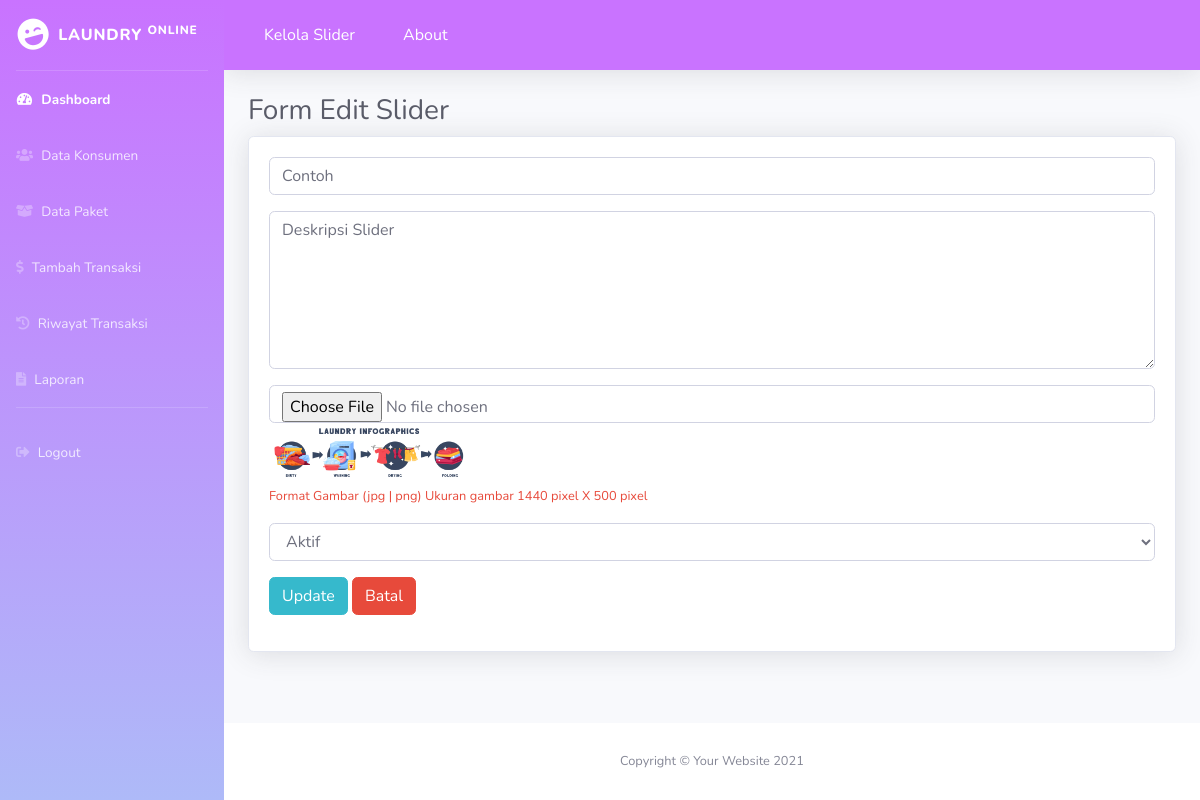
Page /slider/edit/3 on the committed database.
### tables this page shows
CREATE TABLE `slider` (
  `id_slider` int(11) NOT NULL,
  `judul_slider` varchar(50) NOT NULL,
  `deskripsi_slider` text NOT NULL,
  `status_slider` varchar(20) NOT NULL,
  `gambar_slider` varchar(100) NOT NULL
);

### application/controllers/Slider.php (called while the page is built, shortened)
<?php
class Slider extends CI_Controller
{
    public function edit($id_slider)
    {
        $isi['content'] = 'backend/slider/e_slider';
        $isi['judul']   = 'Form Edit Slider';
        $isi['slider'] = $this->M_slider->edit_slider($id_slider);
        $this->load->view('backend/dashboard', $isi);
    }
}

### index.php (called while the page is built, shortened)
<?php
require_once BASEPATH.'core/CodeIgniter.php';

### application/models/M_slider.php (called while the page is built, shortened)
<?php
class M_slider extends CI_Model
{
    public function edit_slider($id_slider)
    {
        $this->db->where('id_slider', $id_slider);
        return $this->db->get('slider')->row_array();
    }
}

### application/views/backend/slider/e_slider.php (the view, shortened to what this page needs)
<!DOCTYPE html>
<html lang="en">
<head>
</head>
<body>
    <div class="container-fluid">
        <h1 class="h3 mb-2 text-gray-800"><?= $judul ?></h1>
        <div class="card shadow mb-4">
            <div class="card-body">
                <form method="post" action="<?= base_url() ?>slider/update" enctype="multipart/form-data">
                    <div class="form-group">
                        <input type="text" name="judul_slider" value="<?= $slider['judul_slider'] ?>" class="form-control">
                    </div>
                    <div class="form-group">
                        <textarea name="deskripsi_slider" class="form-control" cols="30" rows="6" placeholder="Input Deskripsi Slider"><?= $slider['deskripsi_slider'] ?></textarea>
                    </div>
                    <div class="form-group">
                        <input type="file" name="gambar_slider" class="form-control" placeholder="Input Gambar Slider">
                        <img src="<?= base_url() ?>assets/images/slider/<?= $slider['gambar_slider'] ?>" alt="" width="200"><br>
                        <small class="text-danger">Format Gambar (jpg | png) Ukuran gambar 1440 pixel X 500 pixel</small>
                    </div>
                    <div class="form-group">
                        <select name="status_slider" class="form-control" required>
                            <?php
                            if ($slider['status_slider'] == "Aktif") { ?>
                                <option value="Aktif" selected>Aktif</option>
                            <?php } else { ?>
                                <option value="Aktif">Aktif</option>
                                <option value="Tidak Aktif" selected>Tidak Aktif</option>
                            <?php }
                            ?>
                        </select>
                    </div>
                    <div class="form-group">
                        <button type="submit" class="btn btn-info">Update</button>
                        <a href="<?= base_url() ?>slider" class="btn btn-danger">Batal</a>
                    </div>
                </form>
            </div>
        </div>
    </div>
</body>
</html>

### rows in the picture
slider: judul_slider "Contoh", deskripsi_slider "Deskripsi Slider", gambar_slider (picture), status_slider "Aktif"

### other values in the picture
$judul "Form Edit Slider"
